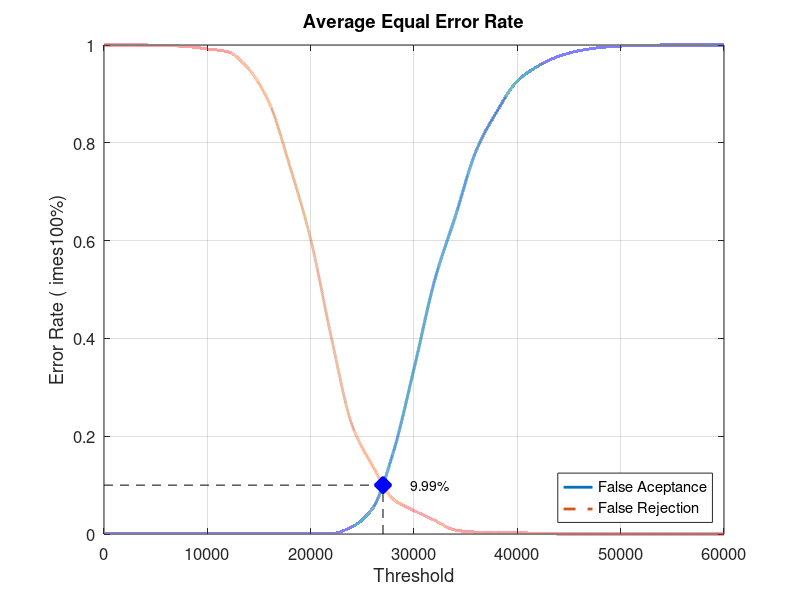
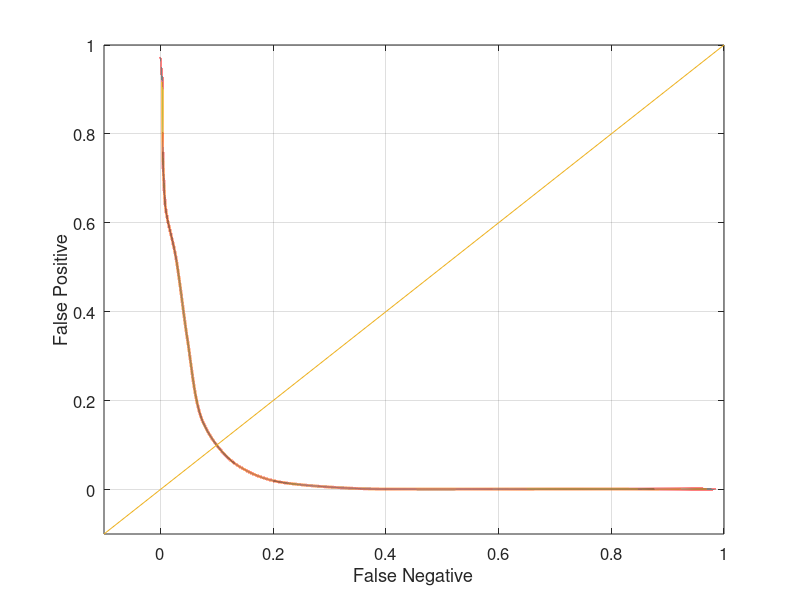

These charts were generated, in order, by the following MATLAB code:
close all;
clear;
clc;
x = 0:2000:60000;
xq = 0:0.5:60000;

y0 = [0 0.00105263 0.00105263 0.00105263 0.00105263 0.00105263 0.00105263 0.00105263 0.00105263 0.00105263 0.00105263 0.00105263 0.0147368 0.0526316 0.167368 0.337895 0.518947 0.649474 0.783158 0.863158 0.926316 0.956842 0.976842 0.988421 0.994737 0.997895 0.998947 1 1 1 1]
yy0 = interp1(x, y0, xq, 'pchip');
y1 = [1 1 1 0.999 0.997 0.992 0.986 0.951 0.881 0.751 0.603 0.402 0.223 0.139 0.071 0.048 0.028 0.008 0.004 0.004 0.003 0.001 0 0 0 0 0 0 0 0 0]
yy1 = interp1(x, y1, xq, 'pchip');

% Calculating EER: 
y2 = abs(y0 - y1);
find(y2 == min(y2))
yy2 = abs(yy0 - yy1);
xEER = find(yy2 == min(yy2));
xEERIndex = xq(xEER) % X-axis EER
yEER = yy0(xEER) % Y-axis EER

main = figure
plot(xq, yy0,'-','LineWidth', 2);	hold on
plot(xq, yy1,'--','LineWidth', 2);	hold on
plot([xEERIndex xEERIndex], [0 yEER], 'k--');	hold on
plot([0 xEERIndex], [yEER yEER], 'k--');	hold on
plot(xEERIndex, yEER, 'bx', 'LineWidth', 10);	hold on
text(xEERIndex + 10 * xEERIndex / 100, yEER, [num2str(round((10000 * yEER)) / 100) '%'])
legend('False Aceptance', 'False Rejection', 'Location', 'SouthEast')
xlabel('Threshold')
ylabel('Error Rate (	imes100%)')
title('Average Equal Error Rate')
set(gca, 'FontSize', 12)
axis([0 60000 0 1])
grid on

print(main, 'Database4AverageMain', '-dpng');
FNRxFPR = figure('Color', [1 1 1]);
plot(yy1, yy0, '-', yy1, yy0, 'LineWidth', 2);
hold on
y = -0.1:0.1:1
plot(y, y); 
set(gca, 'FontSize', 12)
xlabel('False Negative')
ylabel('False Positive')
axis([-0.1 1 -0.1 1])
set(gca, 'FontSize', 12)
grid on

print(FNRxFPR, 'Database4AverageFNRxFPR','-dpng');
